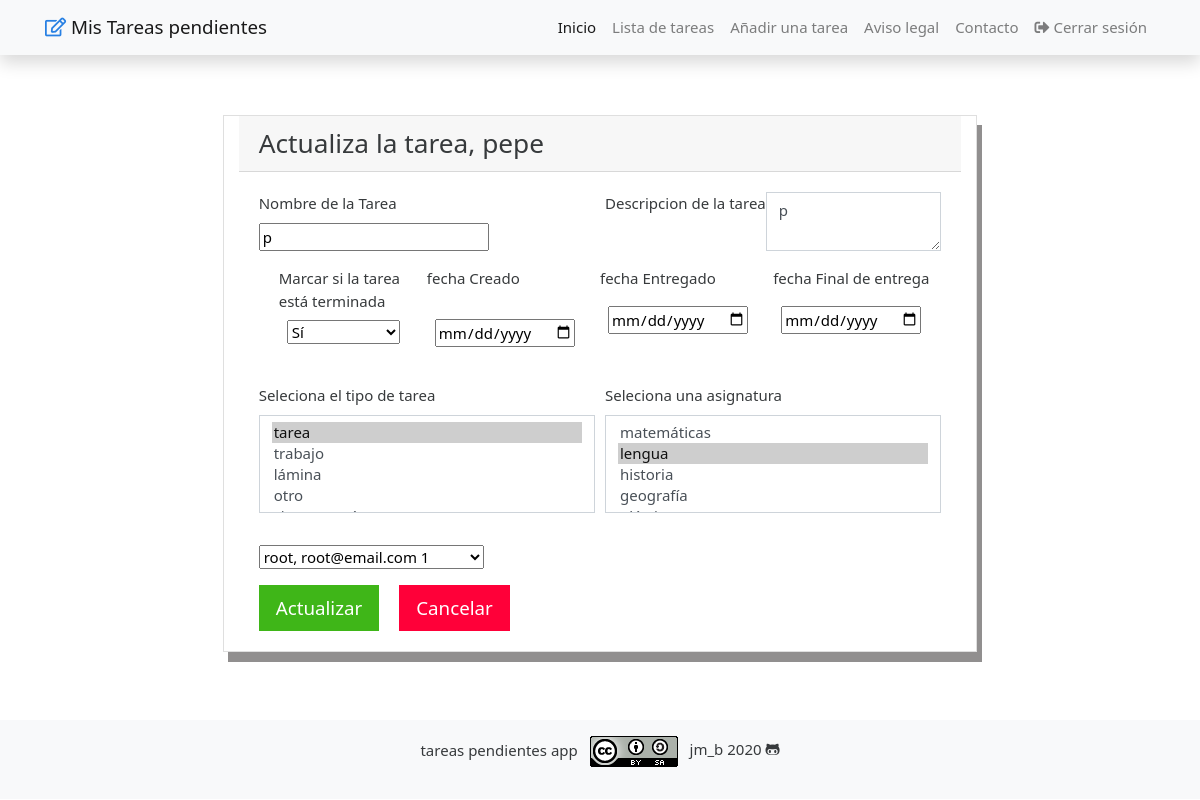
The page /tareas/update/4/ (signed in) on the database as committed earlier.
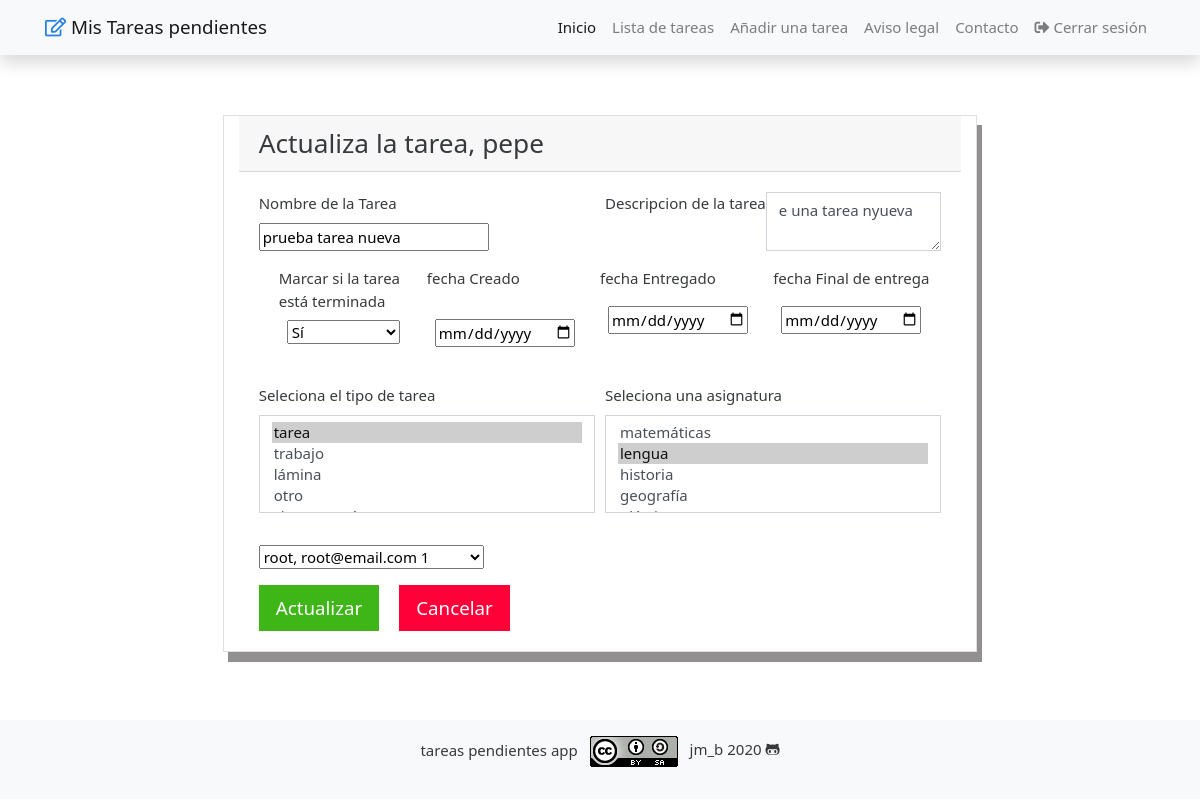
The same page on the database as committed later.
### tareas/models.py (models this page shows, shortened)
class Tareas(models.Model):
    objects = None
    nombre = models.CharField(max_length=100)
    descripcion = models.TextField(max_length=300)
    terminado = models.BooleanField(default=False, null=True)
    f_creado = models.DateField(auto_now_add=False, auto_now=False, blank=True, null=True)
    f_entregado = models.DateField(auto_now_add=False, auto_now=False, blank=True, null=True)
    f_final = models.DateField(auto_now_add=False, auto_now=False, blank=True, null=True)
    tipo_tarea = models.ManyToManyField(TipoTarea, help_text="escoger un tipo de tarea")
    asignatura = models.ManyToManyField(Asignatura, help_text="escoger una asignatura")
    usuario = models.ForeignKey(settings.AUTH_USER_MODEL, on_delete=models.SET_DEFAULT, default=0)

### tareas/views.py (the view)
# urls.py: path("update/<pk>/", views.update_task, name="update_tarea"),
@login_required(login_url='login')
def update_task(request, pk):
    task = Tareas.objects.get(id=pk)
    form = CreateForm(instance=task)
    if request.method == "POST":
        form = CreateForm(request.POST, instance=task)
        if form.is_valid():
            form.save()
            return redirect("lista_tareas")
    return render(request, "update.html", {"task_edit_form": form})

### tareas/forms.py
class CreateForm(ModelForm):
    class Meta:
        model = Tareas
        fields = '__all__'
        widgets = {
            'descripcion': forms.Textarea(
                attrs={
                    'class': 'form-control',
                    'cols': "2",
                    'rows': "2"
                }
            ),
            'f_creado': FechaInput(),
            'f_entregado': FechaInput(),
            'f_final': FechaInput(),
            'tipo_tarea': forms.SelectMultiple(
                attrs={'class': 'form-control'}
            ),
            'asignatura': forms.SelectMultiple(
                attrs={'class': 'form-control'}
            ),
        }

### tareas/models.py (called while the page is built)
    def __str__(self):
        return f' {self.nombre}'

    def __str__(self):
        return f'{self.username}, {self.email} {self.usuario_id}'

    def __str__(self):
        return f' {self.nombre}'

### tareas/templates/update.html (shortened to what this page needs)
{% extends 'base.html' %}
{% block navbar %}
  {% include 'partials/navbar.html' %}
{% endblock navbar %}
{% block content %}
<div class="container">
  <div class="row justify-content-md-center">
<div class="card col-md-8 mb-3 ">
  <h3 class="card-header">Actualiza la tarea, {{request.user.username}}</h3>
    <div class="card-body">
    <form method="post">
        <div class="form-row">
            <div class="input-group col-md-6 mb-3">
              <label for="name">Nombre de la Tarea</label>
              <div class="input-group" id="name">
                {{task_edit_form.nombre}}
              </div>
            </div>
             <div class="input-group col-md-6 mb-3">
              <label>Descripcion de la tarea</label>
                {{task_edit_form.descripcion}}
            </div>
        </div>
        <div class="form-row">
            <div class="input-group col-md-3 mb-3">
                 <div class="form-group">
                    <div class="form-check">
                      <label class="form-check-label">Marcar si la tarea está terminada</label>
                        <div class="input-group">
                          <span class="m-2">
                              {{task_edit_form.terminado}}
                          </span>
                        </div>
                     </div>
                </div>
            </div>
            <div class="input-group col-md-3 mb-3">
                <div class="form-row">
                    <label >fecha Creado</label>
                    <span class="m-2">
                        {{task_edit_form.f_creado}}
                    </span>
                </div>
            </div>
            <div class="col-md-3 mb-3">
                <div class="form-row">
                    <label >fecha Entregado</label>
                    <span class="m-2">
                        {{task_edit_form.f_entregado}}
                     </span>
                </div>
            </div>
            <div class="col-md-3 mb-3">
                <div class="form-row">
                  <label >fecha Final de entrega</label>
                    <span class="m-2">
                        {{task_edit_form.f_final}}
                     </span>
                </div>
            </div>
        </div>
        <div class="form-row">
            <div class="col-md-6 mb-3">
                  <div class="form-group">
                    <label>Seleciona el tipo de tarea</label>
                      {{task_edit_form.tipo_tarea}}
                  </div>
            </div>
            <div class="col-md-6 mb-3">
                <div class="form-group">
                    <label>Seleciona una asignatura</label>
                    {{task_edit_form.asignatura}}
                </div>
            </div>
        </div>
        <div class="form-row">
            <div class="col-md-6 mb-3">
              <div class="input-group" id="user">
                {{task_edit_form.usuario}}
              </div>
            </div>
        </div>
        <button type="submit" class="btn btn-lg btn-success">Actualizar </button>
        <a href="{% url 'lista_tareas'%}" class="btn btn-danger btn-lg mx-3">Cancelar</a>
    </form>
    </div>
  </div>
 </div>
</div>
{% endblock content %}
{% block footer %}
  {% include 'partials/footer.html' %}
{% endblock footer %}

Rows that differ between the two databases and show on the page:
changed Tareas "Sí": nombre "p" → "prueba tarea nueva"; descripcion "p" → "e una tarea nyueva"
